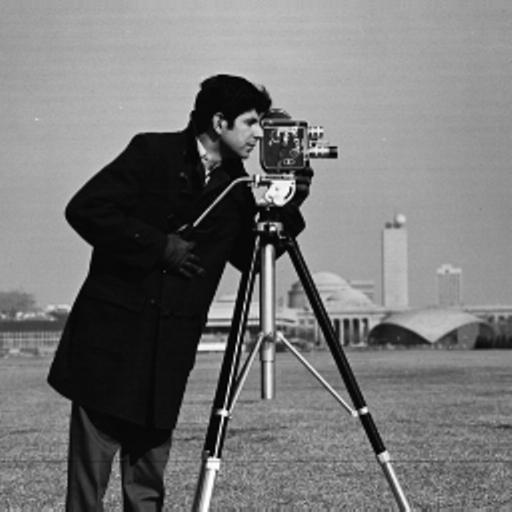
#> input picture 2330793_Workshop1/cameraman.png, 512 x 512 px, found by its file name
$ jupyter execute --allow-errors 'Workshop1 (1).ipynb'
#> lines starting #> are read from the running program, lines starting #| are printed output that depends on the picture; after the words box and inside, x2 and y2 are one past the last pixel; in counts of white or black regions, pixels touching at a corner belong together
[cell 1]
from google.colab import drive
drive.mount('/content/drive')

[cell 2]
from PIL import Image
import matplotlib.pyplot as plt
import numpy as np

#> (a cell that did not finish here is left out)

#> (a cell that did not finish here is left out)

#> (a cell that did not finish here is left out)

[cell 6]
import numpy as np
from PIL import Image

image_array = np.zeros((100, 100, 3), dtype=np.uint8)
#> image_array: shape (100, 100, 3); every value is 0
image_from_array = Image.fromarray(image_array)
image_from_array.show()

#> (a cell that did not finish here is left out)

[cell 8]
# Show the three color channels (R, G, B)
red = image_array[:, :, 0]
#> red: shape (100, 100); every value is 0
green = image_array[:, :, 1]
blue = image_array[:, :, 2]

plt.figure(figsize=(10, 5))
plt.subplot(1, 3, 1)
plt.imshow(red, cmap='Reds')
plt.title('Red Channel')
plt.axis('off')

plt.subplot(1, 3, 2)
plt.imshow(green, cmap='Greens')
plt.title('Green Channel')
plt.axis('off')

plt.subplot(1, 3, 3)
plt.imshow(blue, cmap='Blues')
plt.title('Blue Channel')
plt.axis('off')
plt.show()
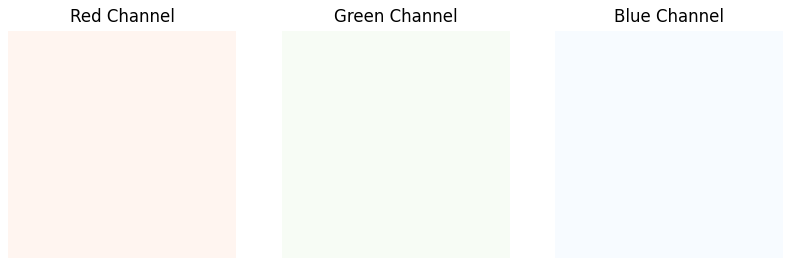
#> figure drawn by matplotlib, 3 panels

[cell 9]
# Modify the top 100x100 pixels to a light gray color
modified_image = image_array.copy()
modified_image[:100, :100] = 210
#> modified_image: shape (100, 100, 3); every value is 210
plt.imshow(modified_image)
plt.title('Modified Image')
plt.axis('off')
plt.show()

Exercise 2

[cell 10]
from PIL import Image
import numpy as np
import matplotlib.pyplot as plt

[cell 11]
# 1. Load and display a grayscale image.
image = Image.open("/content/drive/MyDrive/cameraman.png").convert("L")  # Convert to grayscale
#> image is the input picture: PIL image 512x512 L; min 0, max 255, mean 118.3
plt.figure(figsize=(10, 5))
plt.subplot(1, 5, 1)
plt.imshow(image, cmap='gray')
plt.title("Grayscale Image")
plt.axis("off")

[cell 12]
# 2. Extract and display the middle section of the image (150 pixels)
image_array = np.array(image)
center = image_array.shape[1] // 2  # Find center column
#> center = 256
half_width = 75  # 150 pixels total width
cropped_section = image_array[:, center - half_width:center + half_width]
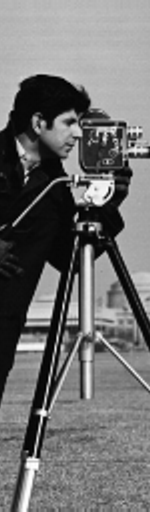
#> cropped_section: shape (512, 150); min 0, max 255, mean 112
plt.subplot(1, 5, 2)
plt.imshow(cropped_section, cmap='gray')
plt.title("Middle Section")
plt.axis("off")

[cell 13]
# 3. Apply a simple threshold to the image
thresholded_image = np.where(image_array < 100, 0, 255).astype(np.uint8)
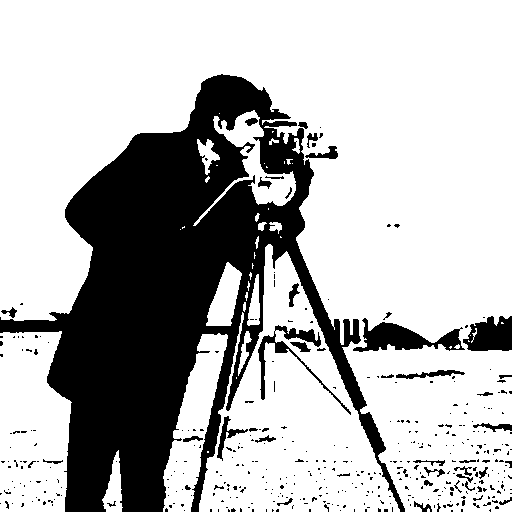
#> thresholded_image: shape (512, 512); 71.7% white; 410 black regions (365 under 20 px), largest, box (x1, y1, x2, y2) and area: (0, 74, 405, 512) 65772, (353, 318, 465, 352) 1736, (463, 316, 512, 351) 1280
plt.subplot(1, 5, 3)
plt.imshow(thresholded_image, cmap='gray')
plt.title("Thresholded Image")
plt.axis("off")

[cell 14]
# 4. Rotate the image 90 degrees clockwise
rotated_image = image.rotate(-90, expand=True)
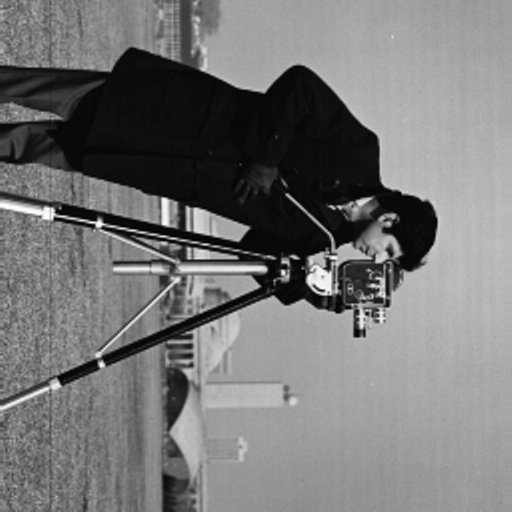
#> rotated_image: PIL image 512x512 L; min 0, max 255, mean 118.3
plt.subplot(1, 5, 4)
plt.imshow(rotated_image, cmap='gray')
plt.title("Rotated 90°")
plt.axis("off")

[cell 15]
# 5. Convert the grayscale image to an RGB image
rgb_image = Image.merge("RGB", (image, image, image))
plt.subplot(1, 5, 5)
plt.imshow(rgb_image)
plt.title("RGB Image")
plt.axis("off")

plt.show()

[cell 16]
import numpy as np
import matplotlib.pyplot as plt
from PIL import Image

def load_and_prepare_image(image_path):
    # Load image and convert to grayscale
    image = Image.open(image_path).convert('L')
    image_array = np.array(image) / 255.0
    return image_array

def standardize_data(data):
    mean = np.mean(data, axis=0)
    standardized_data = data - mean
    return standardized_data, mean

def compute_covariance_matrix(data):
    covariance_matrix = np.cov(data, rowvar=False)
    return covariance_matrix

def eigen_decomposition(cov_matrix):
    eigenvalues, eigenvectors = np.linalg.eigh(cov_matrix)  # Use eigh for symmetric matrices
    return eigenvalues, eigenvectors

def select_principal_components(eigenvalues, eigenvectors, explained_variance):
    sorted_indices = np.argsort(eigenvalues)[::-1]
    sorted_eigenvalues = eigenvalues[sorted_indices]
    sorted_eigenvectors = eigenvectors[:, sorted_indices]
    cumulative_variance = np.cumsum(sorted_eigenvalues) / np.sum(sorted_eigenvalues)
    k = np.searchsorted(cumulative_variance, explained_variance) + 1
    return sorted_eigenvectors[:, :k], cumulative_variance, sorted_eigenvalues

def reconstruct_image(data, eigenvectors, mean):
    transformed_data = np.dot(data, eigenvectors)
    reconstructed_data = np.dot(transformed_data, eigenvectors.T) + mean
    return np.real(reconstructed_data)  # Ensure the reconstructed data is real

# Load and prepare image
image_path = '/content/Lenna_(test_image).png'
#> (the rest of this cell did not finish here and is left out)

[cell 17]
import numpy as np
import matplotlib.pyplot as plt
from sklearn.decomposition import PCA
from PIL import Image

def apply_pca(image, components):
    # Convert image to grayscale and normalize
    gray = np.array(image.convert('L')) / 255.0
    mean = np.mean(gray, axis=0)
    centered = gray - mean

    # Apply PCA
    pca = PCA(n_components=components)
    transformed = pca.fit_transform(centered)
    reconstructed = pca.inverse_transform(transformed) + mean

    return reconstructed, pca

# Load the image
image_path = '/content/Lenna_(test_image).png'
#> image_path = '/content/Lenna_(test_image).png'
#> (the rest of this cell did not finish here and is left out)
